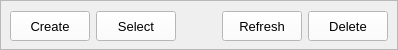
                        <widget class="QFrame" name="row_1">
                         <property name="minimumSize">
                          <size>
                           <width>0</width>
                           <height>50</height>
                          </size>
                         </property>
                         <property name="maximumSize">
                          <size>
                           <width>16777215</width>
                           <height>50</height>
                          </size>
                         </property>
                         <property name="frameShape">
                          <enum>QFrame::Shape::StyledPanel</enum>
                         </property>
                         <property name="frameShadow">
                          <enum>QFrame::Shadow::Raised</enum>
                         </property>
                         <layout class="QVBoxLayout" name="verticalLayout_16">
                          <property name="spacing">
                           <number>0</number>
                          </property>
                          <property name="leftMargin">
                           <number>0</number>
                          </property>
                          <property name="topMargin">
                           <number>0</number>
                          </property>
                          <property name="rightMargin">
                           <number>0</number>
                          </property>
                          <property name="bottomMargin">
                           <number>0</number>
                          </property>
                          <item>
                           <widget class="QFrame" name="frame_div_content_1">
                            <property name="minimumSize">
                             <size>
                              <width>0</width>
                              <height>50</height>
                             </size>
                            </property>
                            <property name="maximumSize">
                             <size>
                              <width>16777215</width>
                              <height>110</height>
                             </size>
                            </property>
                            <property name="frameShape">
                             <enum>QFrame::Shape::NoFrame</enum>
                            </property>
                            <property name="frameShadow">
                             <enum>QFrame::Shadow::Raised</enum>
                            </property>
                            <layout class="QVBoxLayout" name="verticalLayout_17">
                             <property name="spacing">
                              <number>0</number>
                             </property>
                             <property name="leftMargin">
                              <number>0</number>
                             </property>
                             <property name="topMargin">
                              <number>0</number>
                             </property>
                             <property name="rightMargin">
                              <number>0</number>
                             </property>
                             <property name="bottomMargin">
                              <number>0</number>
                             </property>
                             <item>
                              <widget class="QFrame" name="frame_content_wid_1">
                               <property name="frameShape">
                                <enum>QFrame::Shape::NoFrame</enum>
                               </property>
                               <property name="frameShadow">
                                <enum>QFrame::Shadow::Raised</enum>
                               </property>
                               <layout class="QHBoxLayout" name="horizontalLayout_9">
                                <item>
                                 <widget class="QPushButton" name="createRunButton">
                                  <property name="minimumSize">
                                   <size>
                                    <width>50</width>
                                    <height>30</height>
                                   </size>
                                  </property>
                                  <property name="font">
                                   <font>
                                    <family>Segoe UI</family>
                                    <pointsize>10</pointsize>
                                    <italic>false</italic>
                                    <bold>false</bold>
                                   </font>
                                  </property>
                                  <property name="cursor">
                                   <cursorShape>PointingHandCursor</cursorShape>
                                  </property>
                                  <property name="styleSheet">
                                   <string notr="true">background-color: rgb(255, 255, 255);</string>
                                  </property>
                                  <property name="text">
                                   <string>Create</string>
                                  </property>
                                  <property name="icon">
                                   <iconset resource="resources.qrc">
                                    <normaloff>:/icons/images/icons/cil-library-add.png</normaloff>:/icons/images/icons/cil-library-add.png</iconset>
                                  </property>
                                 </widget>
                                </item>
                                <item>
                                 <widget class="QPushButton" name="selectRunButton">
                                  <property name="minimumSize">
                                   <size>
                                    <width>50</width>
                                    <height>30</height>
                                   </size>
                                  </property>
                                  <property name="font">
                                   <font>
                                    <family>Segoe UI</family>
                                    <pointsize>10</pointsize>
                                    <italic>false</italic>
                                    <bold>false</bold>
                                   </font>
                                  </property>
                                  <property name="cursor">
                                   <cursorShape>PointingHandCursor</cursorShape>
                                  </property>
                                  <property name="styleSheet">
                                   <string notr="true">background-color: rgb(255, 255, 255);</string>
                                  </property>
                                  <property name="text">
                                   <string>Select</string>
                                  </property>
                                  <property name="icon">
                                   <iconset resource="resources.qrc">
                                    <normaloff>:/icons/images/icons/cil-input.png</normaloff>:/icons/images/icons/cil-input.png</iconset>
                                  </property>
                                 </widget>
                                </item>
                                <item>
                                 <spacer name="horizontalSpacer_4">
                                  <property name="orientation">
                                   <enum>Qt::Orientation::Horizontal</enum>
                                  </property>
                                  <property name="sizeHint" stdset="0">
                                   <size>
                                    <width>40</width>
                                    <height>20</height>
                                   </size>
                                  </property>
                                 </spacer>
                                </item>
                                <item>
                                 <widget class="QPushButton" name="refreshRunButton">
                                  <property name="minimumSize">
                                   <size>
                                    <width>50</width>
                                    <height>30</height>
                                   </size>
                                  </property>
                                  <property name="font">
                                   <font>
                                    <family>Segoe UI</family>
                                    <pointsize>10</pointsize>
                                    <italic>false</italic>
                                    <bold>false</bold>
                                   </font>
                                  </property>
                                  <property name="cursor">
                                   <cursorShape>PointingHandCursor</cursorShape>
                                  </property>
                                  <property name="styleSheet">
                                   <string notr="true">background-color: rgb(255, 255, 255);</string>
                                  </property>
                                  <property name="text">
                                   <string>Refresh</string>
                                  </property>
                                  <property name="icon">
                                   <iconset resource="resources.qrc">
                                    <normaloff>:/icons/images/icons/cil-reload.png</normaloff>:/icons/images/icons/cil-reload.png</iconset>
                                  </property>
                                 </widget>
                                </item>
                                <item>
                                 <widget class="QPushButton" name="deleteRunButton">
                                  <property name="minimumSize">
                                   <size>
                                    <width>50</width>
                                    <height>30</height>
                                   </size>
                                  </property>
                                  <property name="font">
                                   <font>
                                    <family>Segoe UI</family>
                                    <pointsize>10</pointsize>
                                    <italic>false</italic>
                                    <bold>false</bold>
                                   </font>
                                  </property>
                                  <property name="cursor">
                                   <cursorShape>PointingHandCursor</cursorShape>
                                  </property>
                                  <property name="styleSheet">
                                   <string notr="true">background-color: rgb(255, 255, 255);</string>
                                  </property>
                                  <property name="text">
                                   <string>Delete</string>
                                  </property>
                                  <property name="icon">
                                   <iconset resource="resources.qrc">
                                    <normaloff>:/icons/images/icons/cil-remove.png</normaloff>:/icons/images/icons/cil-remove.png</iconset>
                                  </property>
                                 </widget>
                                </item>
                               </layout>
                              </widget>
                             </item>
                            </layout>
                           </widget>
                          </item>
                         </layout>
                        </widget>
